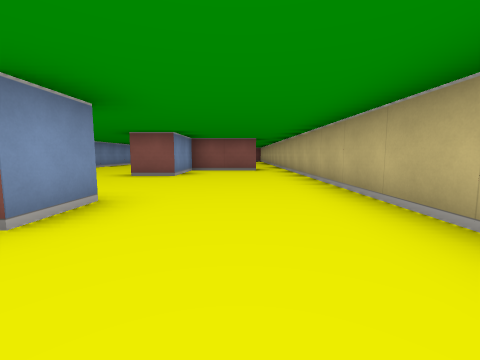
View 1 (above)

14 first-person views from a walk through a cub3D level. The camera is about half as high as the walls, tilts 6° down and sees 90° across. The floor is counted in squares. Each view is taken from the middle of a square. On the plan, view 1 faces up. The plan holds only what a view shows up to about 9 squares ahead; the rest is blank.

View 2
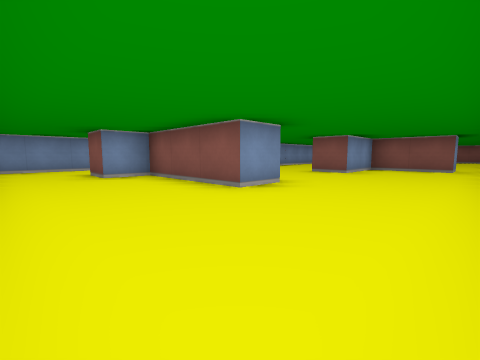

View 3
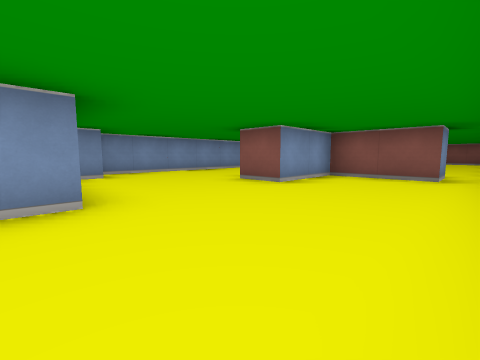

View 4
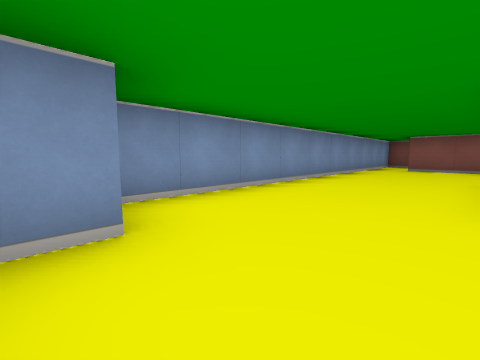

View 5
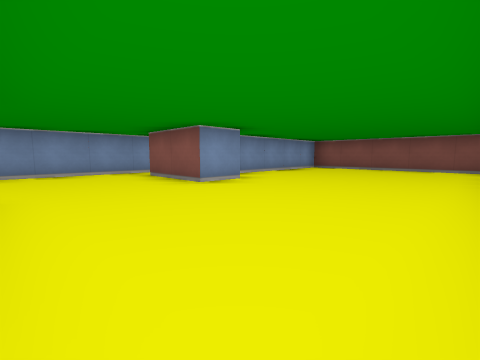

View 6
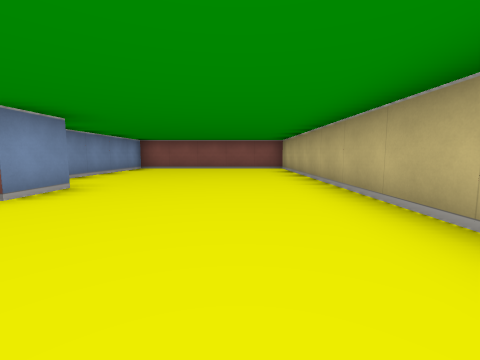

View 7
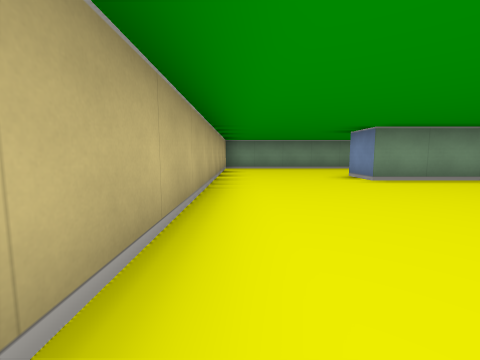

View 8
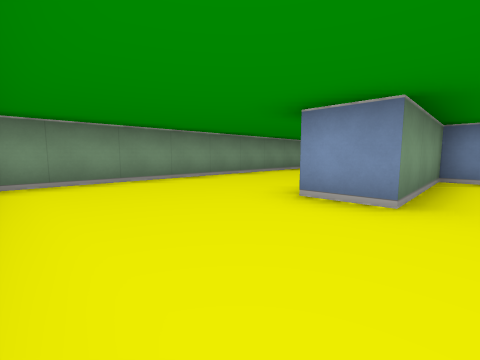

View 9
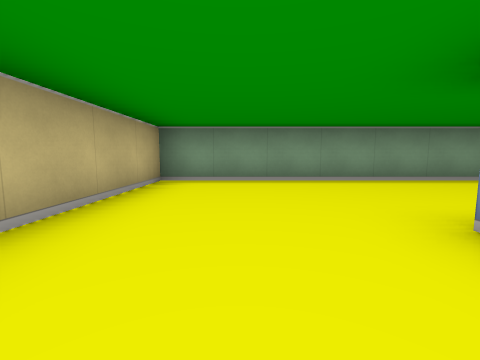

View 10
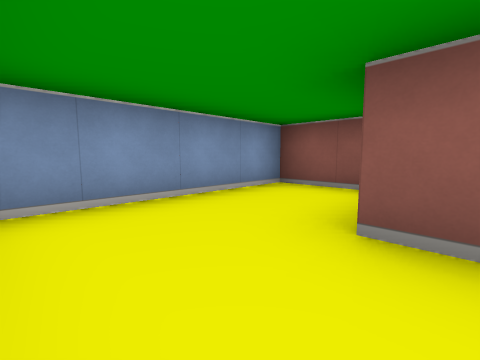

View 11
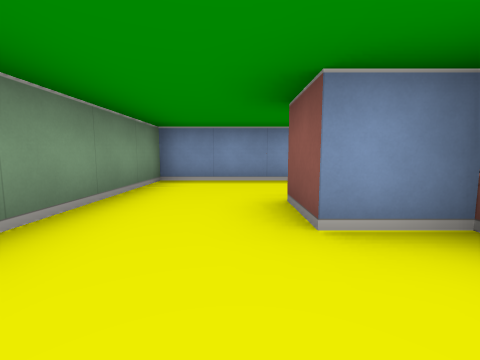

View 12
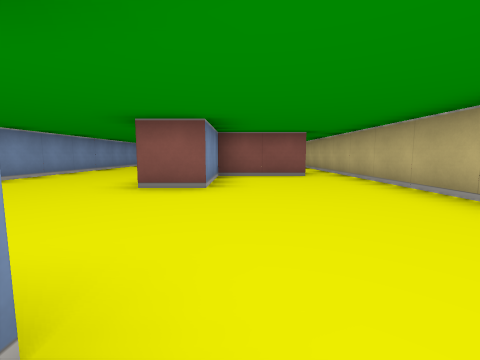

View 13
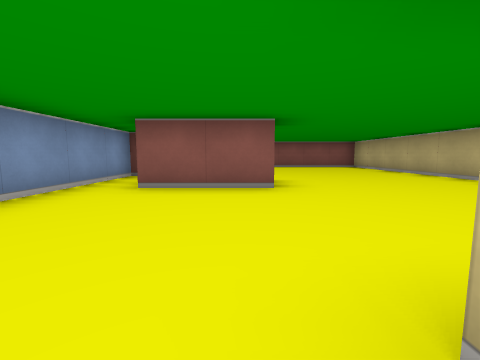

View 14
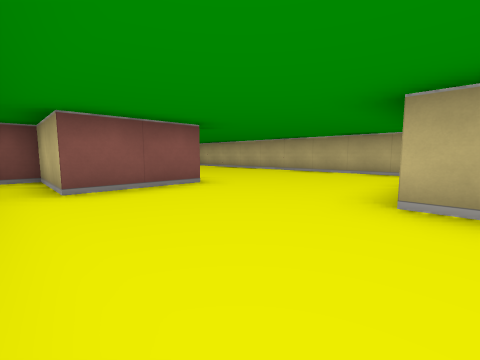

### Floor plan
Points are (right, up) in squares from view 1. A wall is a line through its corners. A room is listed if a view was taken in it or the views show most of it. See-through windows are left out.
Room 1 (views 1, 2, 3, 4, 5, 6, 7, 8, 9, 10, 11, 12, 13, 14)
walls: (-2.5, 7.9) (-2.5, 8.5); (-4.5, 3.6) (-4.5, 2.5) (-1.5, 2.5) (-1.5, 1.5) (-4.5, 1.5) (-4.5, 0.5) (-5.5, 0.5); (0.5, 8.5) (0.5, 7.5) (-1.5, 7.5) (-1.5, 5.5) (-2.5, 5.5); (-6.1, 2.5) (-7.5, 2.5) (-7.5, -1.5) (1.5, -1.5) (1.5, 17.5) (-3.5, 17.5) (-3.5, 13.5); (-2.5, 12.5) (-2.5, 11.5) (-4.5, 11.5) (-4.5, 13.5) (-5.5, 13.5) (-5.5, 3.8)

Positions as (right, up) in squares from view 1, and headings:
1: (0, 0), facing up
2: (1, -1), facing up-left
3: (1, 2), facing up-left
4: (-3, 3), facing up-left
5: (1, 9), facing up-left
6: (0, 9), facing up
7: (1, 7), facing down
8: (1, 3), facing down-left
9: (0, 3), facing down
10: (-5, -1), facing up-left
11: (-3, 0), facing left
12: (-1, 2), facing up
13: (-3, 8), facing up
14: (-5, 8), facing up-right
